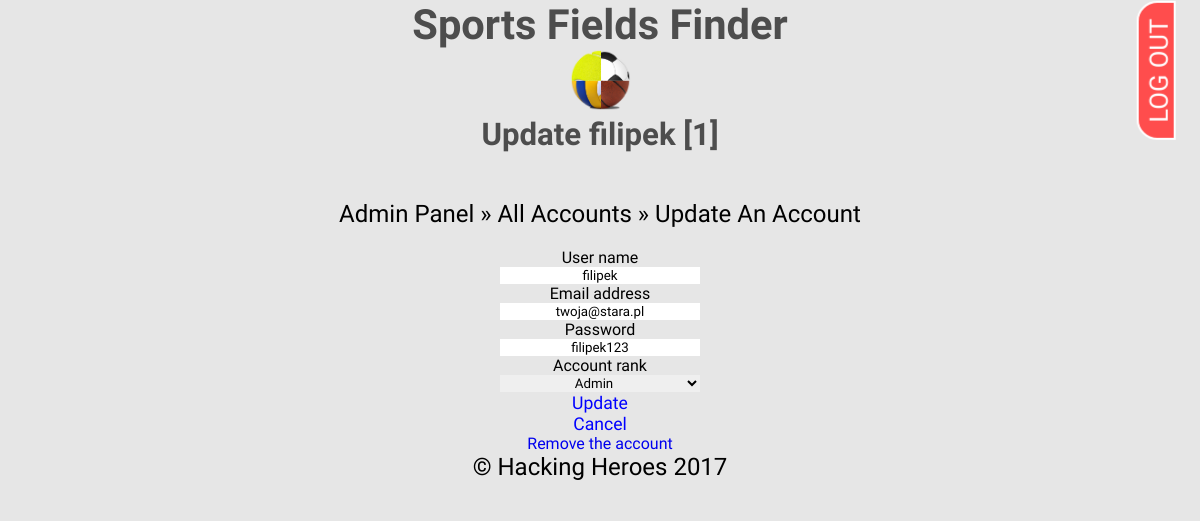
/update_account.php?id=1 (signed in), run on the app's committed database.
### tables this page shows
CREATE TABLE `users` (
  `id` bigint(255) NOT NULL AUTO_INCREMENT,
  `username` varchar(24) NOT NULL,
  `password` varchar(24) NOT NULL,
  `email` varchar(40) NOT NULL,
  `rank` varchar(30) NOT NULL DEFAULT 'user',
  PRIMARY KEY (`id`)
);

### update_account.php (the view, shortened to what this page needs)
<?php
    include "SQL/db_connect.php";
    include "Base/head.php";
    if(isset($_COOKIE['ID']) || isset($_COOKIE['sff_admin']) ): ?>
        <a onclick="log_out();" ontouch="log_out();" ontouch="log_out();" id="log-out" href="#">LOG OUT</a>
    <?php endif;
    if (isset($_COOKIE['sff_admin'])):
        $id = mysqli_real_escape_string($conn, $_GET['id']);
        $sql = "SELECT username, email, password, rank FROM users WHERE id = $id";
        $result = $conn->query($sql);
        $users_data = mysqli_fetch_all($result, MYSQLI_ASSOC);
        $user = $users_data[0];
        ?>
<header>
    <h1>Sports Fields Finder</h1>
    <a href="index.php"><img src="img/logo.png" alt="logo" /></a>
    <h2>Update <?= $user['username']?> [<?= $id?>] </h2>
</header>
<nav>
    <a href="admin_panel.php">Admin panel</a> &raquo;
    <a href="all_accounts.php">All accounts</a> &raquo;
    <a href="#">Update an account</a>
</nav>
<section>
    <form class="form" action="_update_account.php?id=<?= $id?>" method="post">
        <label for="user_name">User name</label>
        <input type="text" name="user_name" value="<?= $user['username']?>" required="required">
        <label for="email">Email address</label>
        <input type="email" name="email" value="<?= $user['email']?>">
        <label for="password">Password</label>
        <input type="text" name="password" value="<?= $user['password']?>" required="required">
        <label for="rank">Account rank</label>
        <select class="" name="rank">
            <option value="admin" id="admin">Admin</option>
        </select>
        <div class="form-buttons">
            <input type="submit" name="submit" value="Update">
            <a href="all_accounts.php">Cancel</a>
        </div>
    </form>
    <a href="#confirm_dialog" class="back-button" onclick="document.getElementById('confirm_dialog').style.display='block'">Remove the account</a>
</section>
<?php
    else: header("Location: admin_login.php");
    endif;
    include "Base/foot.php";
?>

### css/style.css (style rules this page uses)
* { margin: 0; border: 0; box-sizing: border-box; font-family: 'Khand', sans-serif; }
body { background: #e6e6e6; }
a { text-decoration: none; }
a#log-out:link, a#log-out:visited, a#log-out { display: inline-block; position: fixed; padding: 0.2em 0.6em 0; top: 2em; right: -1em; transform: rotate(-90deg); border-radius: 0.8em 0.8em 0 0; border: 2px white solid; background: #ff4d4d; color: white; font-size: 1.6em; transition: opacity 0.3s ease-out; transition-property: all; }
nav { height: 6vh; text-align: center; font-size: 3vh; text-transform: capitalize; }
nav a:link, nav a:visited { color: black; }
header { height: 25vh; font-size: 2.6vh; color: #4d4d4d; padding: 0em 1em; text-align: center; }
header img { width: 3em; height: auto; }
.description, .title, h2, .status-free, .status-occupied, .reservation input { text-align: center; font-family: 'Khand', sans-serif; }
form input[type="submit"], form input[type="reset"] { -webkit-appearance: none; }
.form { text-align: center; margin: 0 auto; }
.form input, .form textarea { display: block; margin: 0 auto; text-align: center; max-width: 100%; }
.form select, .form label { display: block; text-align: center; margin: 0 auto; }
.form select { width: 200px; }
.form input { width: 200px; }
div.form-buttons { margin-top: 0.6em; display: inline; }
.form input[type="submit"], .form-buttons a { background: rgba(0,0,0,0); font-size: 1.1em; width: auto; color: blue; cursor: pointer; }
a.back-button { display: block; text-align: center; }

### data on the page
users: username "filipek", user_name "filipek", email "twoja@stara.pl", password "filipek123"

### other printed values
$id "1"
